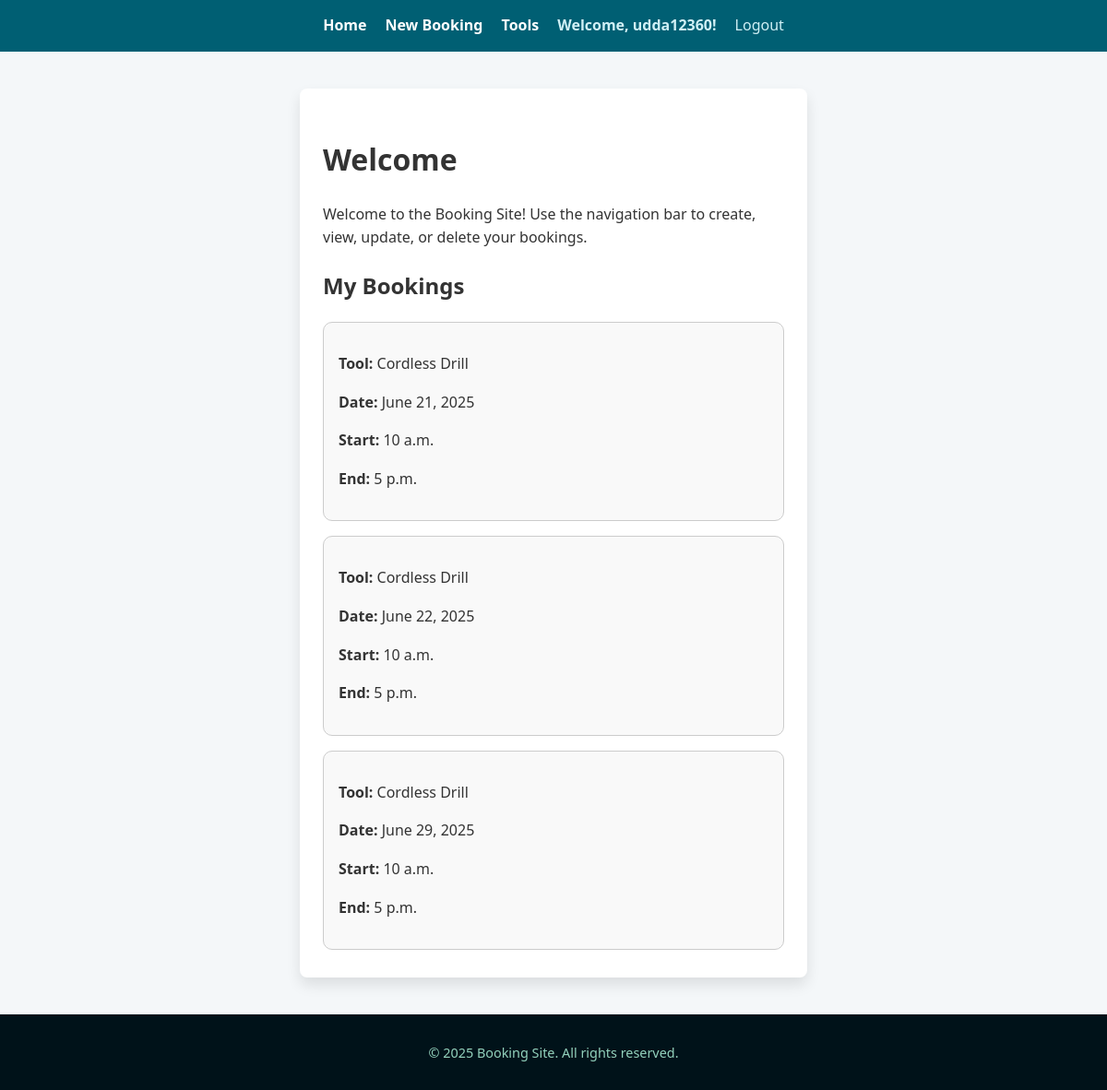
/ (signed in), run on an earlier commit of the app's database.
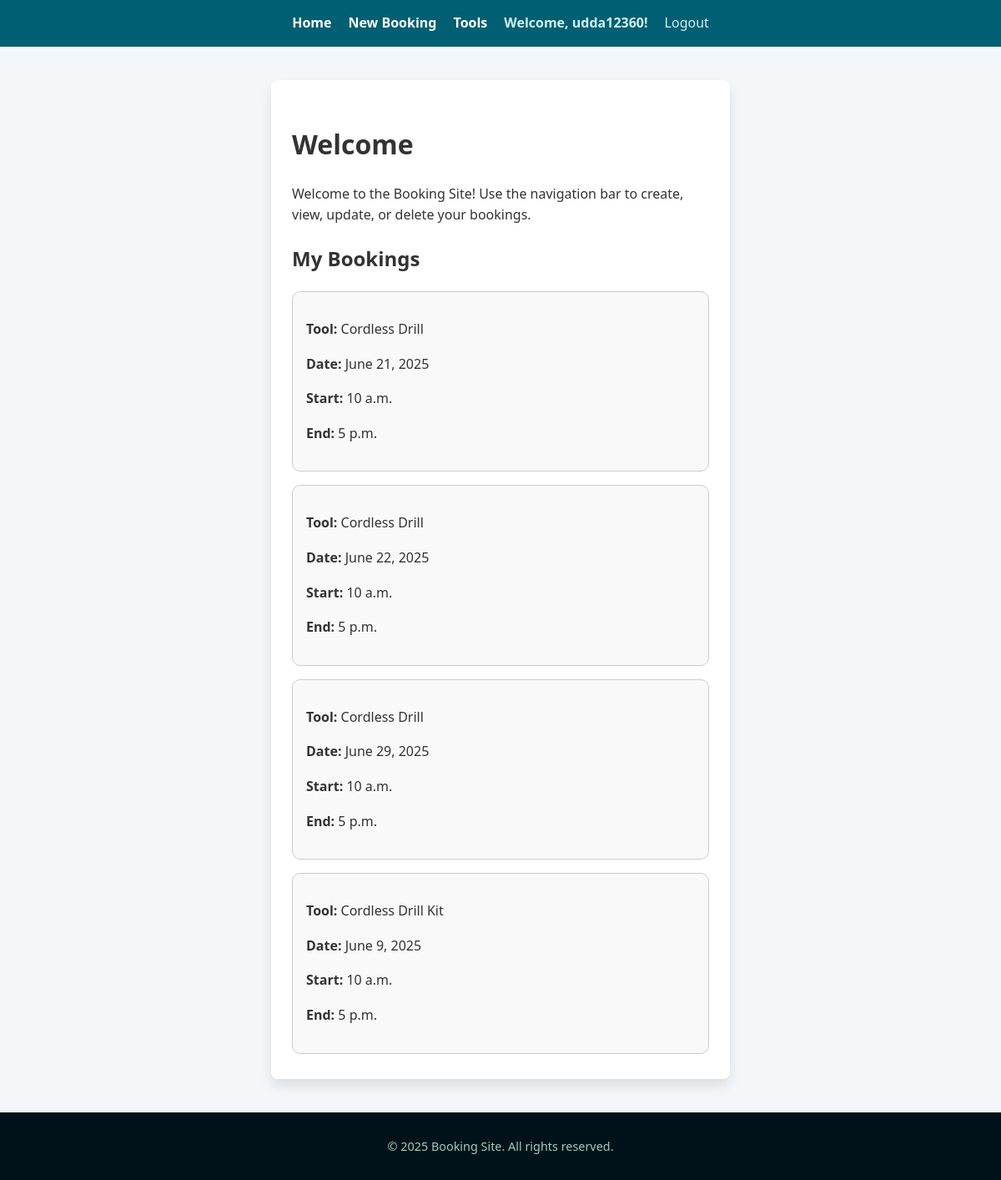
And on a later commit of the database.
### bookings/models.py (models this page shows, shortened)
class Booking(models.Model):
    tool = models.ForeignKey(Tool, on_delete=models.CASCADE)
    user = models.ForeignKey(User, on_delete=models.CASCADE)
    date = models.DateField()
    start_time = models.TimeField()
    end_time = models.TimeField()
    confirmation_email = models.EmailField(blank=True, null=True)  # optional field for email confirmation

class Tool(models.Model):
    name = models.CharField(max_length=100)
    description = models.TextField(blank=True)
    location = models.CharField(max_length=100)
    image = models.ImageField(upload_to='tool_images/', blank=True, null=True)

### bookings/views.py (the view)
# urls.py: path('', views.home, name='home'),  # <-- Add home page at root
def home(request):
    context = {
        'info_text': (
            "Welcome to the Booking Site! Use the navigation bar to create, "
            "view, update, or delete your bookings."
        )
    }
    if request.user.is_authenticated:
        context['bookings'] = Booking.objects.filter(user=request.user)
    return render(request, 'bookings/home.html', context)

### bookings/templates/bookings/home.html (shortened to what this page needs)
{% extends 'bookings/base.html' %}
{% block content %}
<h1>Welcome</h1>
<p>{{ info_text }}</p>
{% if user.is_authenticated %}
    <h2>My Bookings</h2>
    {% if bookings %}
        <div class="booking-grid">
            {% for booking in bookings %}
                <div class="booking-card">
                    <p><strong>Tool:</strong> {{ booking.tool.name }}</p>
                    <p><strong>Date:</strong> {{ booking.date }}</p>
                    <p><strong>Start:</strong> {{ booking.start_time }}</p>
                    <p><strong>End:</strong> {{ booking.end_time }}</p>
                </div>
            {% endfor %}
        </div>
    {% else %}
        <p>You have no bookings yet.</p>
    {% endif %}
{% else %}
    <p><a href="{% url 'login' %}">Log in</a> to view or make bookings.</p>
{% endif %}
{% endblock %}

### bookings/templates/bookings/base.html (shortened to what this page needs)
{% load static %}
<!DOCTYPE html>
<html lang="en">
<head>
    <link rel="stylesheet" href="{% static 'css/styles.css' %}" />
</head>
<body>
    <header>
        <nav>
            <ul class="nav-list">
                <li><a class="nav-link" href="{% url 'home' %}">Home</a></li>
                <li><a class="nav-link" href="{% url 'booking_create' %}">New Booking</a></li>
                <li><a class="nav-link" href="{% url 'tool_list' %}">Tools</a></li>
                {% if user.is_authenticated %}
                    <li><span class="nav-user">Welcome, {{ user.username }}!</span></li>
                    <li>
                        <form action="{% url 'logout' %}" method="post" style="display:inline;">
                            <button type="submit" class="nav-user logout-button">
                                Logout
                            </button>
                        </form>
                    </li>
                {% else %}
                    <li><a class="nav-link" href="{% url 'login' %}">Login</a></li>
                    <li><a class="nav-link" href="{% url 'register' %}">Register</a></li>
                {% endif %}
            </ul>
        </nav>
    </header>
    <main class="container">
        {% block content %}
        {% endblock %}
    </main>
    <footer>
        <p>© {% now "Y" %} Booking Site. All rights reserved.</p>
    </footer>
</body>
</html>

### bookings/static/css/styles.css (style rules this page uses)
body { font-family: 'Segoe UI', Tahoma, Geneva, Verdana, sans-serif; margin: 0; background-color: #f4f7f9; color: #333; line-height: 1.6; }
nav { background-color: #005f73; padding: 15px 20px; text-align: center; }
.nav-list { list-style: none; margin: 0; padding: 0; display: inline-flex; gap: 20px; justify-content: center; flex-wrap: wrap; }
.nav-link { color: #ffffff; text-decoration: none; font-weight: 600; font-size: 1rem; transition: color 0.3s ease; }
.nav-user { color: #d0f0f5; font-weight: 600; font-size: 1rem; }
.logout-button { background: none; border: none; padding: 0; cursor: pointer; font: inherit; }
.container { max-width: 500px; margin: 40px auto; background: white; padding: 30px 25px; border-radius: 8px; box-shadow: 0 8px 15px rgba(0, 0, 0, 0.1); }
form button { background-color: #005f73; color: white; font-weight: 600; padding: 10px 20px; border: none; border-radius: 4px; cursor: pointer; transition: background-color 0.3s ease; }
footer { background-color: #001219; color: #94d2bd; text-align: center; padding: 15px 10px; font-size: 0.9rem; margin-top: 40px; }
.booking-grid { display: grid; grid-template-columns: repeat(auto-fill, minmax(250px, 1fr)); gap: 1rem; }
.booking-card { border: 1px solid #ccc; padding: 1rem; border-radius: 10px; background-color: #f9f9f9; }

What changed in the data, as far as the page shows it:
added Booking: tool.name "Cordless Drill Kit", date "June 9, 2025", start_time "10 a.m.", end_time "5 p.m."
